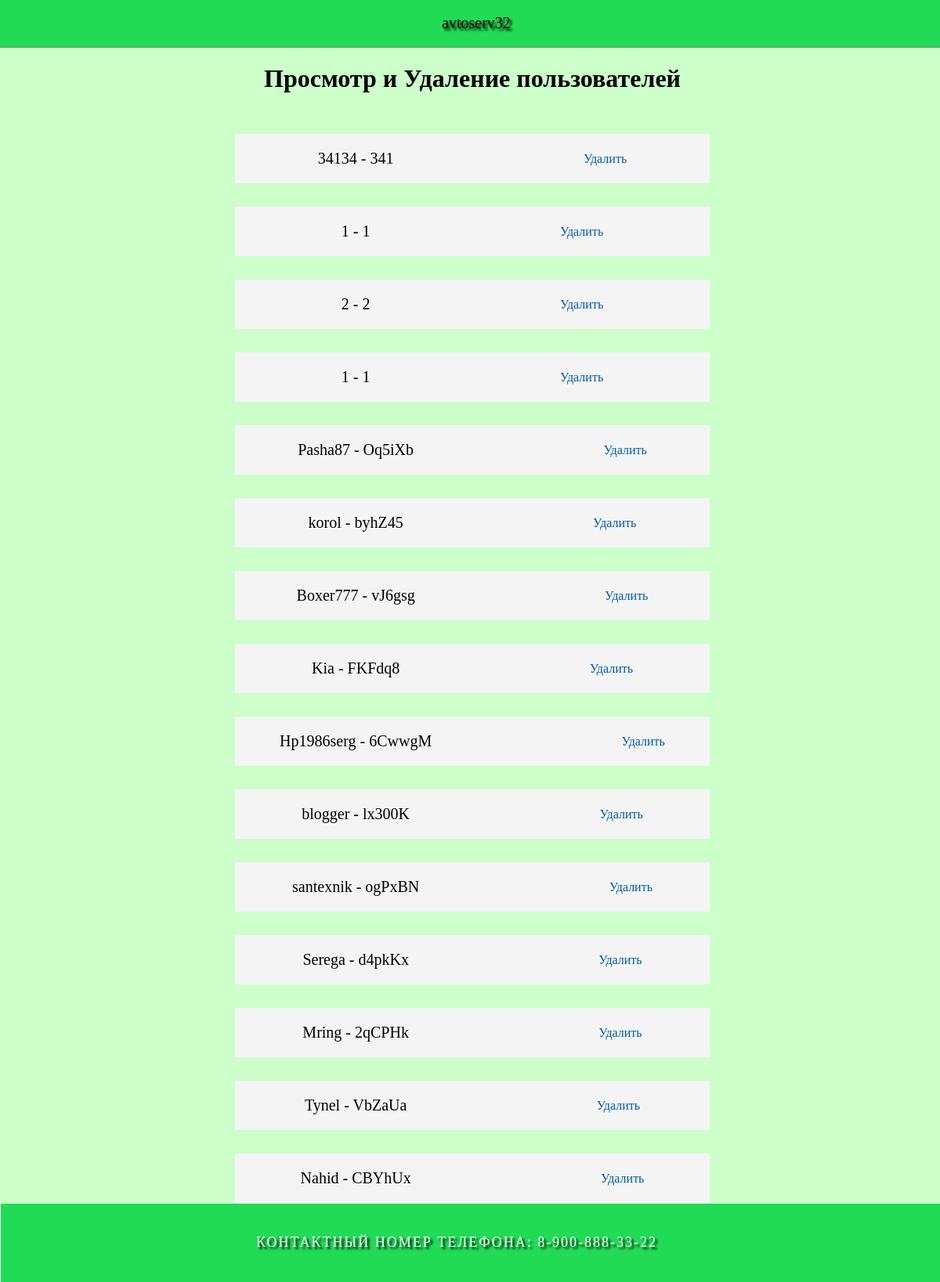
Screenshot of /admin/delusers with the database file from the repository.
### tables this page shows
CREATE TABLE users (
id integer primary key autoincrement,
login text not null,
password text not null
);

### avtoserv/admin/admin.py (the view)
@admin.route('/delusers')
def delusers():
    db = get_db()
    db = FDataBase(db)
    users = db.getUser()
    return render_template('admin/delusers.html', title='Удалить пост',users=users)

### avtoserv/admin/admin.py (called while the page is built)
def get_db():
    if not hasattr(g,'link_db'):
        g.link_db = connect_db()
    return g.link_db

### avtoserv/bd_exe.py (called while the page is built)
def connect_db():
    conn = sqlite3.connect(app.config['DATABASE'])
    conn.row_factory = sqlite3.Row
    return conn

    def getUser(self):
        sql = 'SELECT * FROM users'
        try:
            self.__cursor.execute(sql)
            res = self.__cursor.fetchall()
            if res: return res;
        except:
            print('Ошибка чтения бд')

### avtoserv/admin/templates/admin/delusers.html
{% extends "base.html" %}
{% block content %}
{{super()}}
<div class="wrapper">
<h1>Просмотр и Удаление пользователей</h1>
{%- block users -%}
        {% for n in users -%}
        <div class="uslug">
        <p>{{ n['login'] }} - {{ n['password'] }}</p>
        <a class="del" href="{{url_for('.delusers')}}/{{n.id}}">Удалить</a>
        </div>
        {% endfor -%}
{%- endblock users -%}
</div>
{% endblock %}

### avtoserv/static/css/styles.css (style rules this page uses)
html, body { font-family: 'Times'; margin: 0 auto; padding: 0; height: 100%; width: 1206px; }
a { color: #0059b2; text-decoration: none; }
h1 { text-align: center; }
.wrapper { background-color: #CCFFCA; padding-bottom: 1px; display: flex; flex-direction: column; gap: 20px; }
.uslug { display: flex; margin-top: 10px; background: #f4f4f4; justify-content: center; margin-left: 300px; margin-right: 300px; }
.del { margin-top: 23px; margin-left: 40%; }
.uslug p { font-size: 20px; }

### rows the page displays
users: login "34134", password "341"
users: login "1", password "1"
users: login "2", password "2"
users: login "1", password "1"
users: login "Pasha87", password "Oq5iXb"
users: login "korol", password "byhZ45"
users: login "Boxer777", password "vJ6gsg"
users: login "Kia", password "FKFdq8"
users: login "Hp1986serg", password "6CwwgM"
users: login "blogger", password "lx300K"
users: login "santexnik", password "ogPxBN"
users: login "Serega", password "d4pkKx"
users: login "Mring", password "2qCPHk"
users: login "Tynel", password "VbZaUa"
users: login "Nahid", password "CBYhUx"
